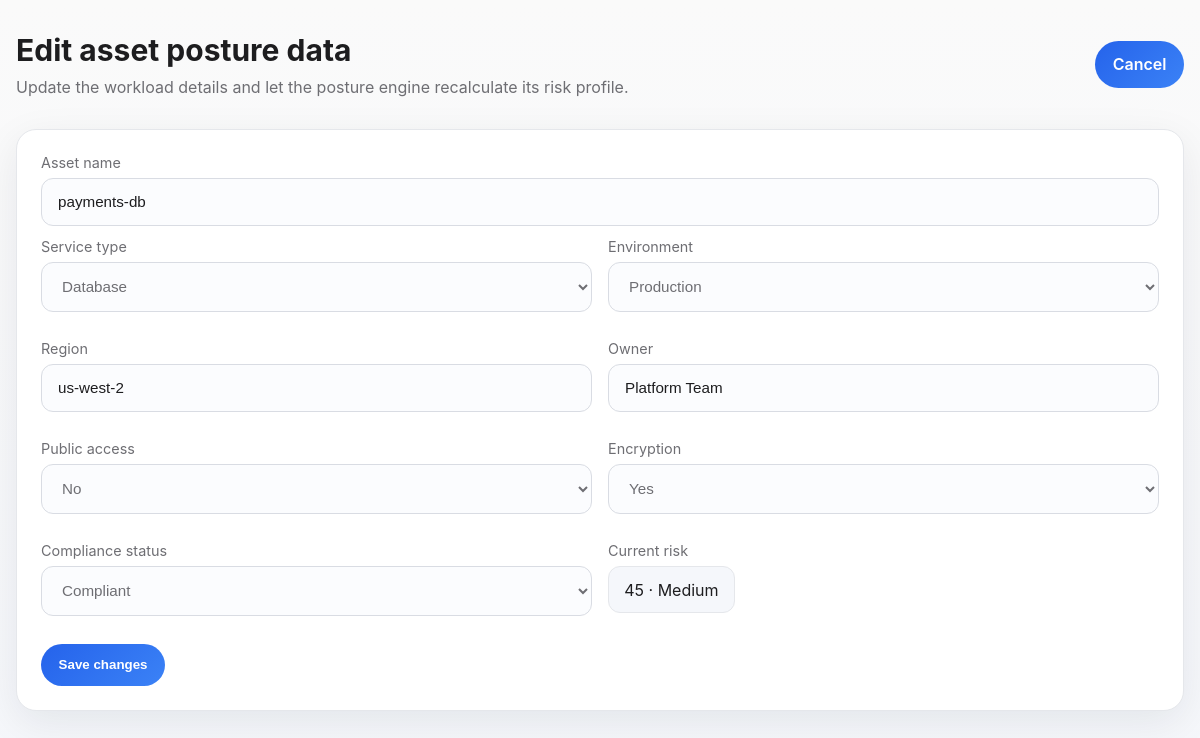
The page /asset/edit/11 (signed in) on the database its author committed.
### tables this page shows
CREATE TABLE assets(
        id INTEGER PRIMARY KEY AUTOINCREMENT,
        asset_name TEXT,
        asset_type TEXT,
        public_access TEXT,
        encryption TEXT
    , environment TEXT NOT NULL DEFAULT 'Production', region TEXT NOT NULL DEFAULT 'us-east-1', owner TEXT NOT NULL DEFAULT 'Platform Team', compliance_status TEXT NOT NULL DEFAULT 'Needs Attention', risk_score INTEGER NOT NULL DEFAULT 0, severity TEXT NOT NULL DEFAULT 'Medium', remediation TEXT);

### app.py (the view, shortened to what this page needs)
@app.route('/asset/edit/<int:asset_id>', methods=['GET', 'POST'])
def edit_asset(asset_id):
    if 'user' not in session:
        return redirect('/')
    conn = get_db()
    cur = conn.cursor()
    cur.execute("SELECT * FROM assets WHERE id=?", (asset_id,))
    asset = cur.fetchone()
    conn.close()
    if not asset:
        return redirect('/report')
    return render_template('edit_asset.html', asset=asset)

### app.py (called while the page is built)
def get_db():
    conn = sqlite3.connect(DB_PATH)
    conn.row_factory = sqlite3.Row
    return conn

### templates/edit_asset.html (shortened to what this page needs)
<!DOCTYPE html>
<html lang="en">
<head>
    <link rel="stylesheet" href="{{ url_for('static', filename='style.css') }}">
</head>
<body class="theme-body">
    <div class="page-shell">
        <header class="app-header">
            <div>
                <h1>Edit asset posture data</h1>
                <p>Update the workload details and let the posture engine recalculate its risk profile.</p>
            </div>
            <a class="button-link" href="/report">Cancel</a>
        </header>
        <main class="card form-card">
            <form method="POST">
                <div class="form-group">
                    <label for="asset_name">Asset name</label>
                    <input id="asset_name" type="text" name="asset_name" value="{{ asset['asset_name'] }}" required>
                </div>
                <div class="form-row">
                    <div class="form-group">
                        <label for="asset_type">Service type</label>
                        <select id="asset_type" name="asset_type">
                            <option {% if asset['asset_type'] == 'Database' %}selected{% endif %}>Database</option>
                        </select>
                    </div>
                    <div class="form-group">
                        <label for="environment">Environment</label>
                        <select id="environment" name="environment">
                            <option {% if asset['environment'] == 'Production' %}selected{% endif %}>Production</option>
                        </select>
                    </div>
                </div>
                <div class="form-row">
                    <div class="form-group">
                        <label for="region">Region</label>
                        <input id="region" type="text" name="region" value="{{ asset['region'] }}">
                    </div>
                    <div class="form-group">
                        <label for="owner">Owner</label>
                        <input id="owner" type="text" name="owner" value="{{ asset['owner'] }}">
                    </div>
                </div>
                <div class="form-row">
                    <div class="form-group">
                        <label for="public_access">Public access</label>
                        <select id="public_access" name="public_access">
                            <option {% if asset['public_access'] == 'No' %}selected{% endif %}>No</option>
                        </select>
                    </div>
                    <div class="form-group">
                        <label for="encryption">Encryption</label>
                        <select id="encryption" name="encryption">
                            <option {% if asset['encryption'] == 'Yes' %}selected{% endif %}>Yes</option>
                        </select>
                    </div>
                </div>
                <div class="form-row">
                    <div class="form-group">
                        <label for="compliance_status">Compliance status</label>
                        <select id="compliance_status" name="compliance_status">
                            <option {% if asset['compliance_status'] == 'Compliant' %}selected{% endif %}>Compliant</option>
                        </select>
                    </div>
                    <div class="form-group">
                        <label>Current risk</label>
                        <div class="inline-pill">{{ asset['risk_score'] }} · {{ asset['severity'] }}</div>
                    </div>
                </div>
                <div class="form-actions">
                    <button type="submit">Save changes</button>
                </div>
            </form>
        </main>
    </div>
</body>
</html>

### static/style.css (style rules this page uses)
:root { color-scheme: light; --bg: #f5f7fb; --panel: #ffffff; --panel-border: #e5e7eb; --text: #1d1d1f; --muted: #6e6e73; --accent: #2563eb; --accent-strong: #3b82f6; --danger: #dc2626; --success: #16a34a; --shadow: 0 12px 40px rgba(15, 23, 42, 0.08); }
* { box-sizing: border-box; }
body.theme-body { margin: 0; min-height: 100vh; font-family: -apple-system, BlinkMacSystemFont, "Segoe UI", sans-serif; background: linear-gradient(180deg, #fafafa 0%, var(--bg) 100%); color: var(--text); }
.page-shell { width: min(1240px, calc(100% - 2rem)); margin: 0 auto; padding: 2rem 0 3rem; }
.app-header { display: flex; flex-wrap: wrap; align-items: center; justify-content: space-between; margin-bottom: 2rem; gap: 1rem; }
.app-header h1 { margin: 0; font-size: clamp(1.75rem, 2.5vw, 2.6rem); }
.app-header p { margin: 0.55rem 0 0; color: var(--muted); max-width: 720px; }
.card { background: var(--panel); border: 1px solid var(--panel-border); border-radius: 20px; box-shadow: var(--shadow); padding: 1.5rem; }
.form-card { width: 100%; }
.form-row { display: grid; grid-template-columns: 1fr 1fr; gap: 1rem; margin-bottom: 1rem; }
.form-group { margin-bottom: 0.75rem; }
label { display: block; margin-bottom: 0.45rem; color: var(--muted); font-size: 0.9rem; }
input[type="text"], input[type="password"], select { width: 100%; padding: 0.9rem 1rem; border-radius: 12px; border: 1px solid #d9dce3; background: #fbfcfe; color: var(--text); font-size: 0.95rem; }
input::placeholder, select { color: var(--muted); }
button, .button-link { display: inline-flex; align-items: center; justify-content: center; padding: 0.85rem 1.1rem; border: none; border-radius: 999px; background: linear-gradient(135deg, var(--accent), var(--accent-strong)); color: #ffffff; font-weight: 600; text-decoration: none; cursor: pointer; transition: transform 0.2s ease, box-shadow 0.2s ease; }
.inline-pill { display: inline-flex; align-items: center; padding: 0.8rem 0.95rem; border-radius: 12px; background: #f5f7fb; color: var(--text); border: 1px solid #e5e7eb; }

### rows shown on the page
assets: asset_name "payments-db", asset_type "Database", environment "Production", region "us-west-2", owner "Platform Team", public_access "No", encryption "Yes", compliance_status "Compliant", risk_score "45", severity "Medium"
